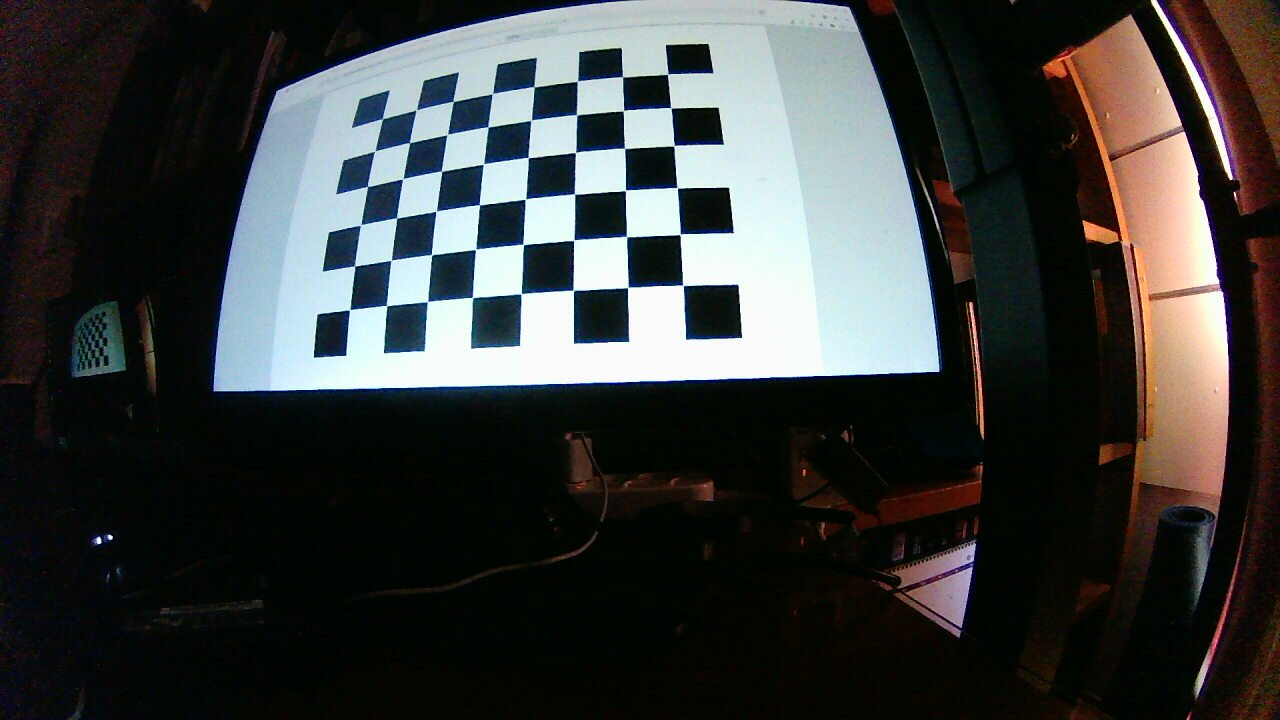
#> input picture fisheye-calib/calib_images/2026-07-24-132243.jpg, 1280 x 720 px; its folder holds 4 pictures in this run
$ python undistort.py   (older library calls are emulated)
#> lines starting #> are read from the running program, lines starting #| are printed output that depends on the picture
import cv2
import numpy as np
import os
import glob

K = np.array([[500.26760819, 0, 616.81375815], [0, 500.13207688, 373.32708663], [0, 0, 1]])
D = np.array([[-0.02142327], [-0.00168711], [0.00210896], [-0.00131498]])

def undistort(img, balance, dim2):
    dim1 = img.shape[:2][::-1]  # dim1 is the dimension of input image to un-distort (must match calibration image size)
    assert dim1[0]/dim1[1] == dim2[0]/dim2[1], "Image to undistort must have same aspect ratio as the calibration images"
    new_K = cv2.fisheye.estimateNewCameraMatrixForUndistortRectify(K, D, dim1, np.eye(3), balance=balance, new_size=dim2)
    map1, map2 = cv2.fisheye.initUndistortRectifyMap(K, D, np.eye(3), new_K, dim2, cv2.CV_16SC2)
    undistorted_img = cv2.remap(img, map1, map2, interpolation=cv2.INTER_LINEAR, borderMode=cv2.BORDER_CONSTANT)
    return undistorted_img


image_files = glob.glob('calib_images/*.jpg')

for fn_name in image_files:
    img = cv2.imread(fn_name)
#> img is the input picture: shape (720, 1280, 3); mean B, G, R 61.1, 62.2, 60.1
    undistorted_img = undistort(img, balance=0.8, dim2=(1920, 1080))
#> in undistort, `undistorted_img = cv2.remap(img, map1, map2, interpolation=cv2.INTER_L..`:
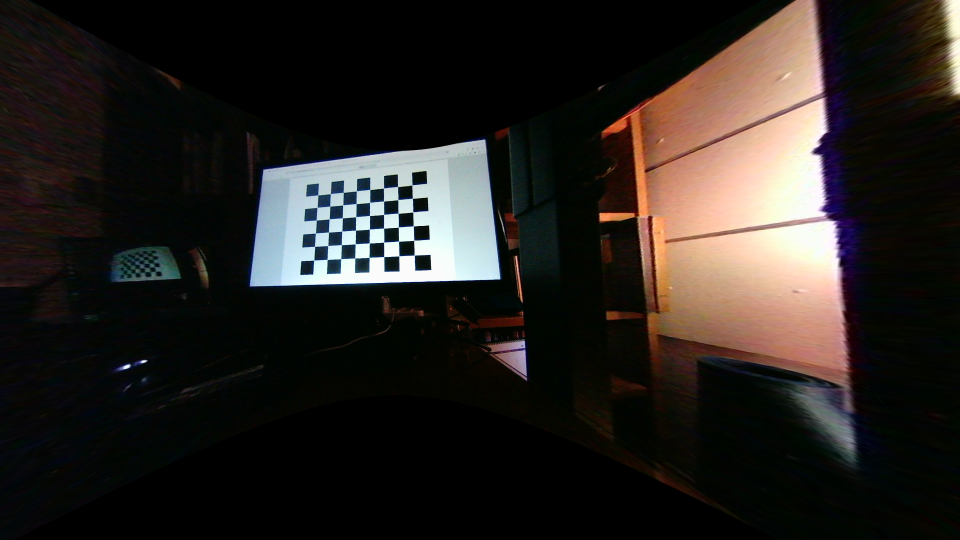
#> undistorted_img: shape (1080, 1920, 3) (shown at 1/2 size); mean B, G, R 32.4, 35.9, 40.3
    if not os.path.exists('undistorted_images'):
        os.makedirs('undistorted_images')
    cv2.imwrite('undistorted_images/' + os.path.basename(fn_name), undistorted_img)
    cv2.waitKey(0)
#> pass 2 of the loop `for fn_name in image_files:`:
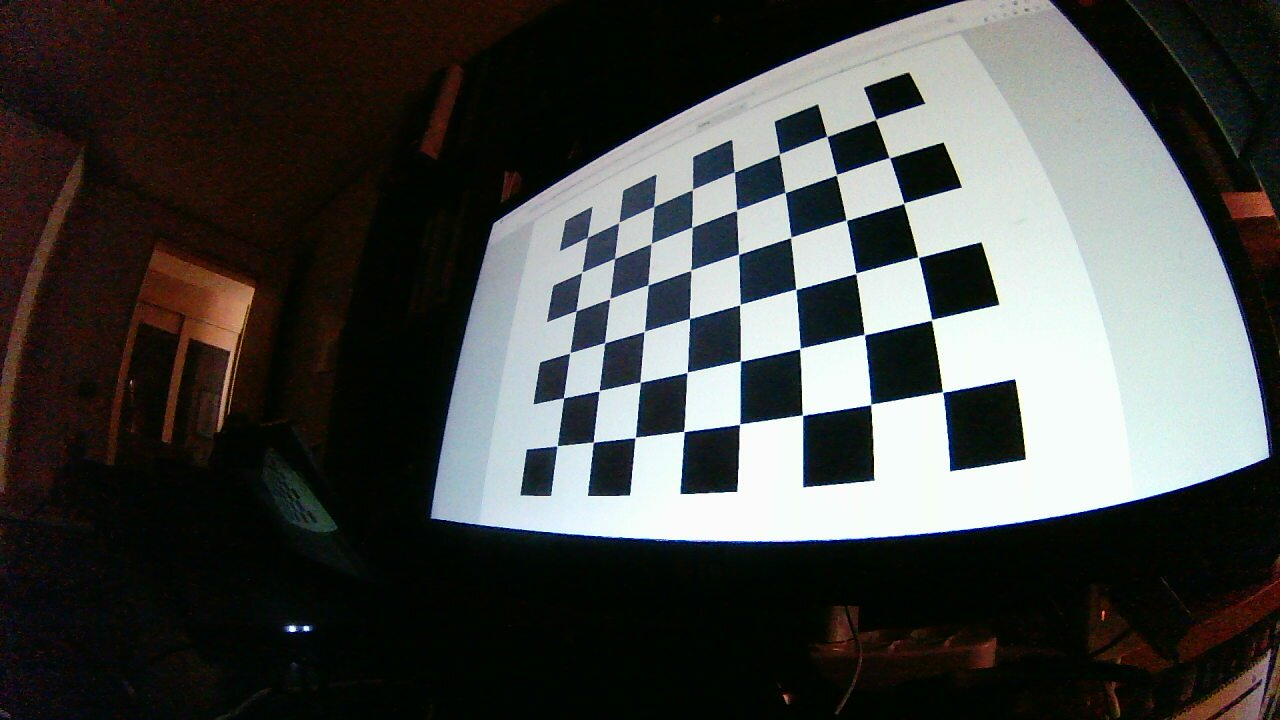
#> input picture fisheye-calib/calib_images/2026-07-24-132314.jpg, 1280 x 720 px
#> img is the input picture: shape (720, 1280, 3); mean B, G, R 69.6, 72, 70.8
#> in undistort (call 2), `undistorted_img = cv2.remap(img, map1, map2, interpolation=cv2.INTER_L..`:
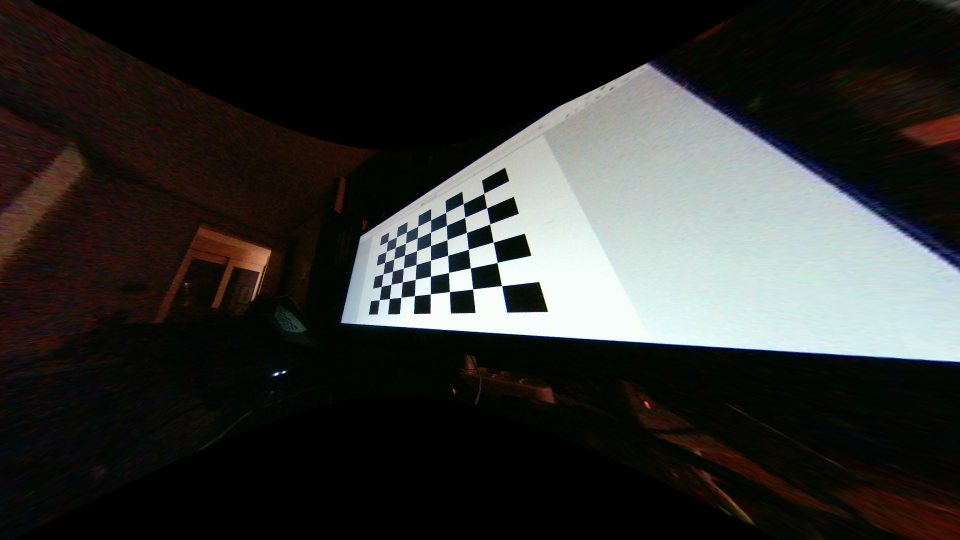
#> undistorted_img: shape (1080, 1920, 3) (shown at 1/2 size); mean B, G, R 47.8, 50.2, 50.1
#> pass 3 of the loop `for fn_name in image_files:`:
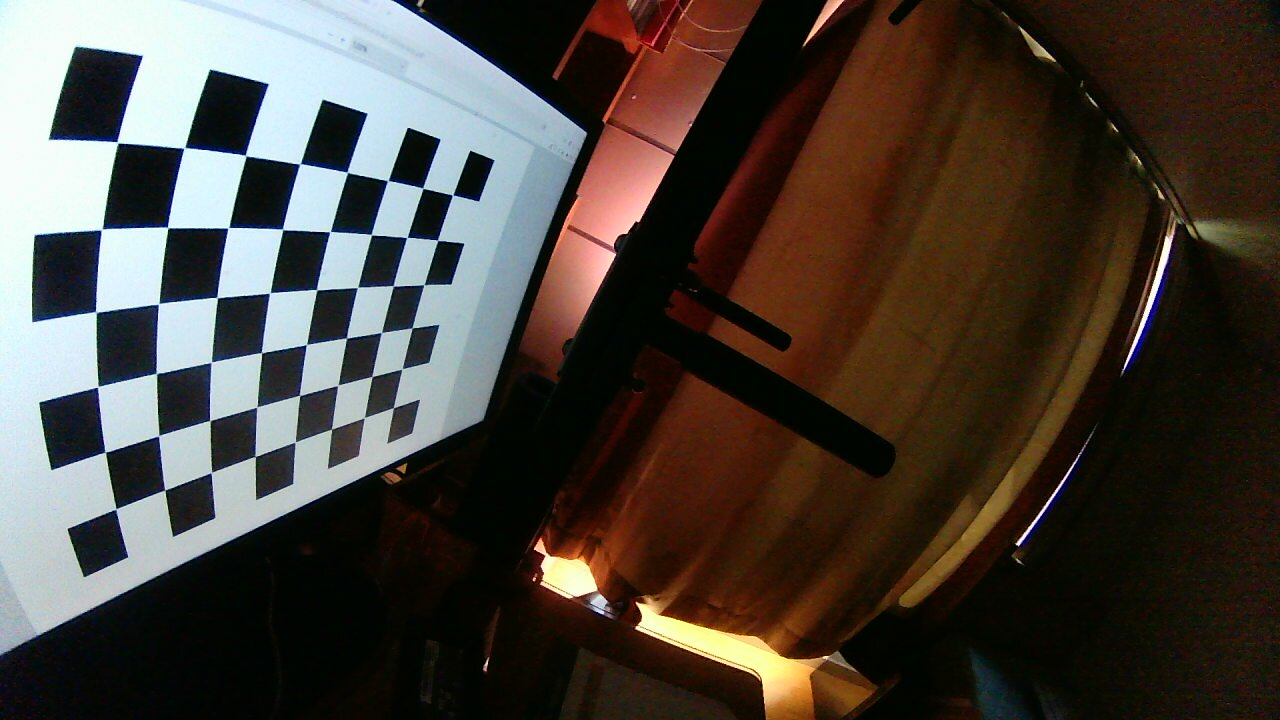
#> input picture fisheye-calib/calib_images/2026-07-24-132333.jpg, 1280 x 720 px
#> img is the input picture: shape (720, 1280, 3); mean B, G, R 59.1, 66.4, 74
#> in undistort (call 3), `undistorted_img = cv2.remap(img, map1, map2, interpolation=cv2.INTER_L..`:
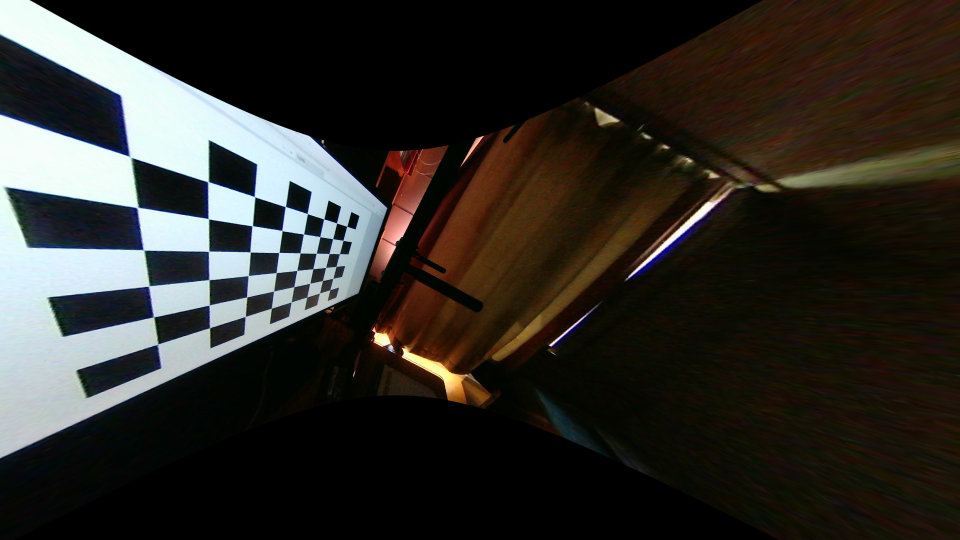
#> undistorted_img: shape (1080, 1920, 3) (shown at 1/2 size); mean B, G, R 40.2, 45.1, 47.6
#> the loop made 4 passes; the first 3 are shown
